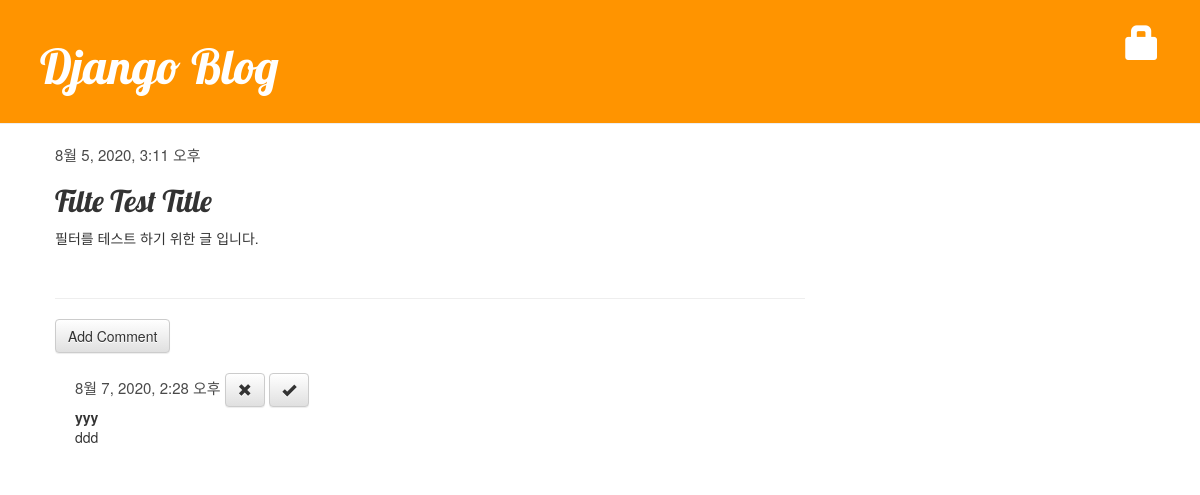
Screenshot of /post/7/ with the database file from the repository.
### blog/models.py (models this page shows, shortened)
class Post(models.Model):
    author = models.ForeignKey('auth.User', on_delete=models.CASCADE)
    title = models.CharField(max_length=200, validators=[min_length_3_validator])
    text = models.TextField()
    created_date = models.DateTimeField(default=timezone.now)
    published_date = models.DateTimeField(blank=True, null=True)

class Comment(models.Model):
    post = models.ForeignKey('blog.Post', on_delete=models.CASCADE, related_name='comments')
    author = models.CharField(max_length=100)
    text = models.TextField()
    created_date = models.DateTimeField(default=timezone.now)
    approved_comment = models.BooleanField(default=False)

### blog/views.py (the view)
# urls.py: path('post/<int:pk>/', views.post_detail, name='post_detail'),
def post_detail(request, pk):
    post = get_object_or_404(Post, pk=pk)
    return render(request, 'blog/post_detail.html', {'post': post})

### blog/templates/blog/post_detail.html (shortened to what this page needs)
{% extends 'blog/base.html' %}
{% block content %}
    <div class="post">
        {% if post.published_date %}
            <div class="date">
                {{ post.published_date }}
            </div>
        {% endif %}
        <h2>{{ post.title|title }}</h2>
        <p>{{ post.text|linebreaksbr }}</p>
    </div>
<hr>
<a class="btn btn-default" href="{% url 'add_comment_to_post' pk=post.pk %}">Add Comment</a>
{% for comment in post.comments.all %}
    <div class="comment">
        <div class="date">
            {{comment.created_date}}
            {% if not comment.approved_comment %}
                <a class="btn btn-default"
                   href="{% url 'comment_remove' pk=comment.pk %}">
                    <span class="glyphicon glyphicon-remove"></span>
                </a>
                <a class="btn btn-default"
                   href="{% url 'comment_approve' pk=comment.pk %}">
                    <span class="glyphicon glyphicon-ok"></span>
                </a>
            {% endif %}
        </div>
        <strong>{{comment.author}}</strong>
        <p>{{comment.text|linebreaksbr}}</p>
    </div>
{% empty %}
    <p> No comments here yet:( </p>
{% endfor %}
{% endblock %}

### blog/static/css/blog.css (style rules this page uses)
h1,h2,h3,h4 { font-family: 'Lobster', cursive; }
.post { margin-bottom: 50px; }
.date { color: #4a4a4a; font-size: 15px; }
.comment { margin: 20px 0px 20px 20px; }

### rows the page displays
Post: published_date "8월 5, 2020, 3:11 오후", title "Filte Test Title", text "필터를 테스트 하기 위한 글 입니다."
Comment: created_date "8월 7, 2020, 2:28 오후", approved_comment False (drawn), author "yyy", text "ddd"
